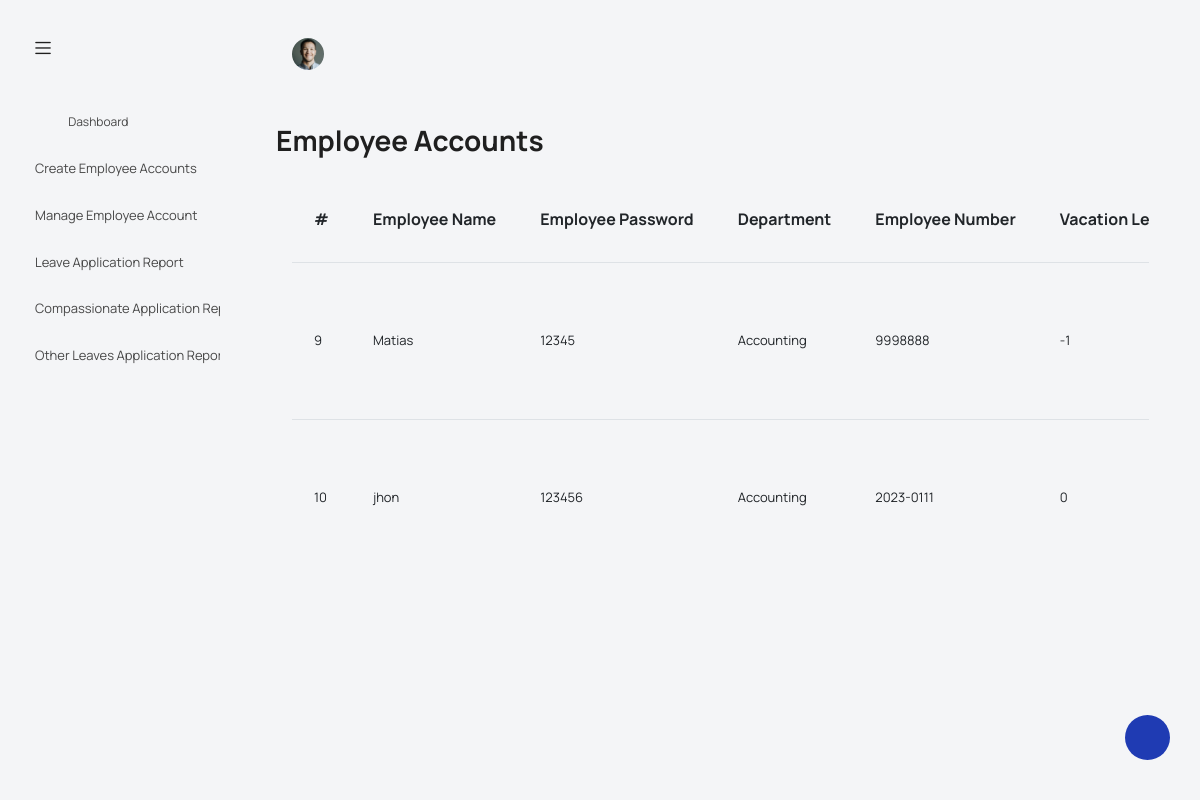
/hr-manager/manage-employee-accounts.php, run on the app's committed database.
### tables this page shows
CREATE TABLE `employee` (
  `employee_id` int(11) NOT NULL,
  `username` varchar(255) NOT NULL,
  `employee_password` varchar(255) NOT NULL,
  `department` varchar(255) NOT NULL,
  `employmentNumber` varchar(255) NOT NULL,
  `contact` varchar(255) NOT NULL,
  `vacation_leave` int(50) NOT NULL,
  `compassionate_leave` int(50) NOT NULL
);

### hr-manager/manage-employee-accounts.php (the view, shortened to what this page needs)
<?php
 include("Logic-Layer/database-connection.php");
$query = "SELECT * FROM employee";
$result = mysqli_query($conn, $query);
?>
<!DOCTYPE html>
<html lang="en">
<head>
  <link rel="stylesheet" href="vendors/feather/feather.css">
  <link rel="stylesheet" href="vendors/mdi/css/materialdesignicons.min.css">
  <link rel="stylesheet" href="vendors/ti-icons/css/themify-icons.css">
  <link rel="stylesheet" href="vendors/typicons/typicons.css">
  <link rel="stylesheet" href="vendors/simple-line-icons/css/simple-line-icons.css">
  <link rel="stylesheet" href="vendors/css/vendor.bundle.base.css">
  <link rel="stylesheet" href="vendors/datatables.net-bs4/dataTables.bootstrap4.css">
  <link rel="stylesheet" href="js/select.dataTables.min.css">
  <link rel="stylesheet" href="css/vertical-layout-light/style.css">
</head>
<body>
    <nav class="navbar default-layout col-lg-12 col-12 p-0 fixed-top d-flex align-items-top flex-row">
      <div class="text-center navbar-brand-wrapper d-flex align-items-center justify-content-start">
        <div class="me-3">
          <button class="navbar-toggler navbar-toggler align-self-center" type="button" data-bs-toggle="minimize">
            <span class="icon-menu"></span>
          </button>
        </div>
      </div>
      <div class="navbar-menu-wrapper d-flex align-items-top">
      <li class="nav-item dropdown d-none d-lg-block user-dropdown">
            <a class="nav-link" id="UserDropdown" href="#" data-bs-toggle="dropdown" aria-expanded="false">
              <img class="img-xs rounded-circle" src="images/faces/face8.jpg" alt="Profile image"> </a>
          </li>
      </div>
    </nav>
    <div class="container-fluid page-body-wrapper">
      <div class="">
        <div id="settings-trigger"><i class="ti-settings"></i></div>
      </div>
      <nav class="sidebar sidebar-offcanvas" id="sidebar">
        <ul class="nav">
          <li class="nav-item">
            <a class="nav-link" href="index.html">
              <i class="mdi mdi-grid-large menu-icon"></i>
              <span class="menu-title">Dashboard</span>
            </a>
          </li>
          <li class="nav-item">
            <a class="nav-link" href="http://localhost/Leave-management-system/hr-manager/create-employee-accounts.php" aria-expanded="false" aria-controls="ui-basic">Create Employee Accounts</a>
          </li>
          <li class="nav-item">
            <a class="nav-link" href="http://localhost/Leave-management-system/hr-manager/manage-employee-accounts.php"  aria-controls="ui-basic">Manage Employee Account</a>
          </li>
          <li class="nav-item">
            <a class="nav-link" href="http://localhost/Leave-management-system/hr-manager/view-Leave-applications-report.php" aria-expanded="false" aria-controls="ui-basic">Leave Application Report</a>
          </li>
          <li class="nav-item">
            <a class="nav-link" href="http://localhost/Leave-management-system/hr-manager/view-compassionate-applications-report.php" aria-expanded="false" aria-controls="ui-basic">Compassionate Application Report</a>
         </li>
         <li class="nav-item">
            <a class="nav-link" href="http://localhost/Leave-management-system/hr-manager/view-other-leaves-applications-report.php" aria-expanded="false" aria-controls="ui-basic">Other Leaves  Application Report</a>
         </li>
        </ul>
      </nav>
      <div class="main-panel">
        <div class="content-wrapper">
        <div class="row">
      <div class="col-md-12 fw-bold fs-3">Employee Accounts</div>
    </div>
          <div class="card-body">
            <div class="table-responsive">
            <table id="example" class="table data-table" style="width:100%; height:400px;">
        <tr>
		   <th>#</th>
           <th>Employee Name</th>
		   <th>Employee Password</th>
            <th>Department</th>
            <th>Employee Number</th>
            <th>Vacation Leave</th>
        </tr>
        <?php while ($row = mysqli_fetch_assoc($result)) { ?>
            <tr>
            <td><?php echo $row['employee_id']; ?></td>
            <td><?php echo $row['username']; ?></td>
            <td><?php echo $row['employee_password']; ?></td>
<td><?php echo $row['department']; ?></td>
<td><?php echo $row['employmentNumber']; ?></td>
<td><?php echo $row['vacation_leave']; ?></td>
            </tr>
        <?php } ?>
    </table>
    </div>
          </div>
        </div>
      </div>
          </div>
</body>
</html>

### data on the page
employee: employee_id "9", username "Matias", employee_password "12345", department "Accounting", employmentNumber "9998888", vacation_leave "-1"
employee: employee_id "10", username "jhon", employee_password "123456", department "Accounting", employmentNumber "2023-0111", vacation_leave "0"
